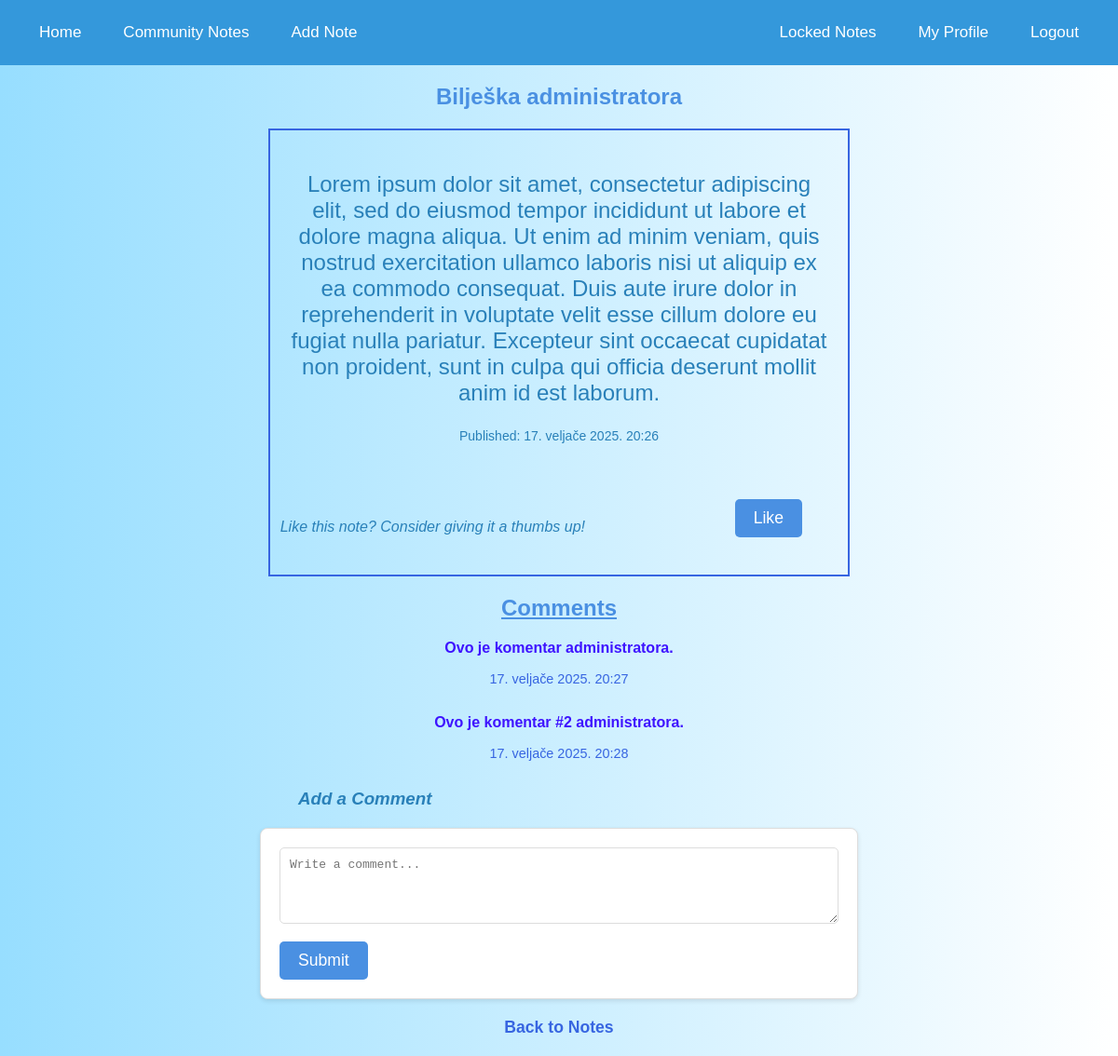
Screenshot of /notes/105/ (signed in) with the database file from the repository.
### notes/models.py (models this page shows, shortened)
class Note(models.Model):
    ROLE_CHOICES = [
        ('hobbies', 'Hobbies'),
        ('movies', 'Movies'),
        ('school', 'School'),
        ('work', 'Work'),
        ('music', 'Music'),
        ('personal', 'Personal'),
    ]
    CATEGORY_CHOICES = [
        ('business', 'Business'),
        ('personal', 'Personal'),
    ]
    user = models.ForeignKey('accounts.CustomUser', on_delete=models.CASCADE, null=True, blank=True, related_name='notes')
    title = models.CharField(max_length=200)
    content = models.TextField()
    pub_date = models.DateTimeField(auto_now_add=True)
    private_notes = models.ManyToManyField(PrivateNoteModel, blank=True)
    is_public = models.BooleanField(default=True)
    is_important = models.BooleanField(default=False)
    is_locked = models.BooleanField(default=False)
    password = models.CharField(max_length=100, null=True, blank=True)
    completed = models.BooleanField(default=False)
    is_private = models.BooleanField(default=False)
    role = models.CharField(max_length=20, choices=ROLE_CHOICES, blank=True, null=True)
    approved = models.BooleanField(default=False)
    category = models.CharField(max_length=20, choices=CATEGORY_CHOICES, default='personal', blank=True, null=True)
    likes = models.ManyToManyField(CustomUser, related_name='liked_notes', blank=True)

class Comment(models.Model):
    note = models.ForeignKey(Note, on_delete=models.CASCADE, related_name='comments')
    text = models.TextField()
    created_at = models.DateTimeField(auto_now_add=True)

### notes/views.py (the view)
# urls.py: path('<int:note_id>/', views.detail, name='detail'),
def detail(request, note_id):
    note = get_object_or_404(Note, pk=note_id)
    comments = note.comments.all()
    user_has_liked = request.user in note.likes.all() if request.user.is_authenticated else False
    return render(request, 'notes/detail.html', {'note': note, 'comments': comments, 'user_has_liked': user_has_liked})

### notes/templates/notes/detail.html (shortened to what this page needs)
{% extends 'notes/base.html' %}
{% block content %}
    <h2>{{ note.title }}</h2>
    <div class="note-content">
        <p class="note-actual-content">{{ note.content }}</p>
        <p class="published">Published: {{ note.pub_date }}</p>
    {% if note.is_public %}
        <div class="text-likebutton">
            <p><em>Like this note? Consider giving it a thumbs up!</em></p>
            {% if request.user.is_authenticated %}
            <form class="like" action="{% url 'notes:like_unlike' note.id %}" method="post">
                {% if user_has_liked %}
                    <button type="submit">Unlike</button>
                {% else %}
                    <button type="submit">Like</button>
                {% endif %}
            </form>
            {% endif %}
        </div>
    </div>
    <h2 style="text-decoration: underline;">
        Comments
    </h2>
    {% for comment in comments %}
    <div class="comment">
        <p class="comment-text">{{ comment.text }}</p>
        <p class="comment-date">{{ comment.created_at }}</p>
    </div>
    {% empty %}
        <p class="no-comment">No comments yet.</p>
    {% endfor %}
    <h3 style="margin-left: 300px; color: #2980b9;"><em>Add a Comment</em></h3>
    <form method="post" action="{% url 'notes:add_comment' note.id %}">
        <textarea name="comment_text" rows="4" cols="50" placeholder="Write a comment..."></textarea><br>
        <button type="submit">Submit</button>
    </form>
    {% endif %}
    <a href="{% url 'notes:index' %}" class="back-to-notes">Back to Notes</a>
{% endblock %}

### notes/static/app/notes.css (style rules this page uses)
body { background: linear-gradient(to bottom, white, #b3e5fc); color: #2c3e50; font-family: Arial, sans-serif; margin: 0; padding: 0; }
h1, h2 { color: #2980b9; font-weight: bold; }
input, textarea { width: 100%; padding: 10px; border: 1px solid #bdc3c7; border-radius: 5px; font-size: 16px; box-sizing: border-box; }
button { background-color: #3498db; color: white; border: none; padding: 10px 20px; border-radius: 5px; font-size: 16px; cursor: pointer; }
body { font-family: Arial, sans-serif; background-color: #f4f7fa; color: #333; margin: 0; padding: 0; }
h2 { text-align: center; color: #4a90e2; margin-top: 20px; }
form { background-color: #fff; border: 1px solid #ddd; border-radius: 8px; padding: 20px; box-shadow: 0 2px 5px rgba(0, 0, 0, 0.1); margin: 20px auto; width: 80%; max-width: 600px; }
.like { background-color: none; border: none; border-radius: none; padding: 0px; margin: 0px; width: 100%; max-width: 0px; padding-bottom:20px; }
form input, form textarea { width: 100%; padding: 10px; border-radius: 5px; border: 1px solid #ddd; margin-bottom: 15px; font-size: 1em; }
form button { background-color: #4a90e2; color: white; padding: 10px 20px; border: none; border-radius: 5px; font-size: 1.1em; cursor: pointer; transition: background-color 0.3s; }
a { color: #4a90e2; text-decoration: none; font-size: 1.1em; }
body.light { background: linear-gradient(to right, #97deff, white); color: black; }
.note-content { font-family: 'Trebuchet MS', 'Lucida Sans Unicode', 'Lucida Grande', 'Lucida Sans', Arial, sans-serif; color: #2980b9; width: 50%; margin: 0 auto; padding: 20px; border: 2px solid #3765e1; text-align: center; }
.note-actual-content { font-size: 24px; }
.published { font-size: 14px; }
.like button { margin-left: 20px; }
.text-likebutton { display: grid; grid-template-columns: auto auto; align-items: center; gap: 80px; margin-left: -70px; margin-top: 60px; }
.comment { text-align: center; margin-bottom: 30px; }
.comment-text { color: rgb(62, 19, 255); font-weight: bold; font-family: 'Trebuchet MS', 'Lucida Sans Unicode', 'Lucida Grande', 'Lucida Sans', Arial, sans-serif; }
.comment-date { color: #3765e1; font-size: 0.9em; font-family: 'Trebuchet MS', 'Lucida Sans Unicode', 'Lucida Grande', 'Lucida Sans', Arial, sans-serif; }
.back-to-notes { display: block; font-family: 'Trebuchet MS', 'Lucida Sans Unicode', 'Lucida Grande', 'Lucida Sans', Arial, sans-serif; text-align: center; margin-top: 20px; font-weight: bold; text-decoration: none; color: #3765e1; }

### rows the page displays
Note: title "Bilješka administratora", content "Lorem ipsum dolor sit amet, consectetur adipiscing elit, sed do eiusmod tempor incididunt ut labore et dolore magna aliqua. Ut enim ad minim veniam, quis nostrud exercitation ullamco laboris nisi ut aliquip ex ea commodo consequat. Duis aute irure dolor in reprehenderit in voluptate velit esse cillum dolore eu fugiat nulla pariatur. Excepteur sint occaecat cupidatat non proident, sunt in culpa qui officia deserunt mollit anim id est laborum.", pub_date "17. veljače 2025. 20:26"
Comment: text "Ovo je komentar administratora.", created_at "17. veljače 2025. 20:27"
Comment: text "Ovo je komentar #2 administratora.", created_at "17. veljače 2025. 20:28"
